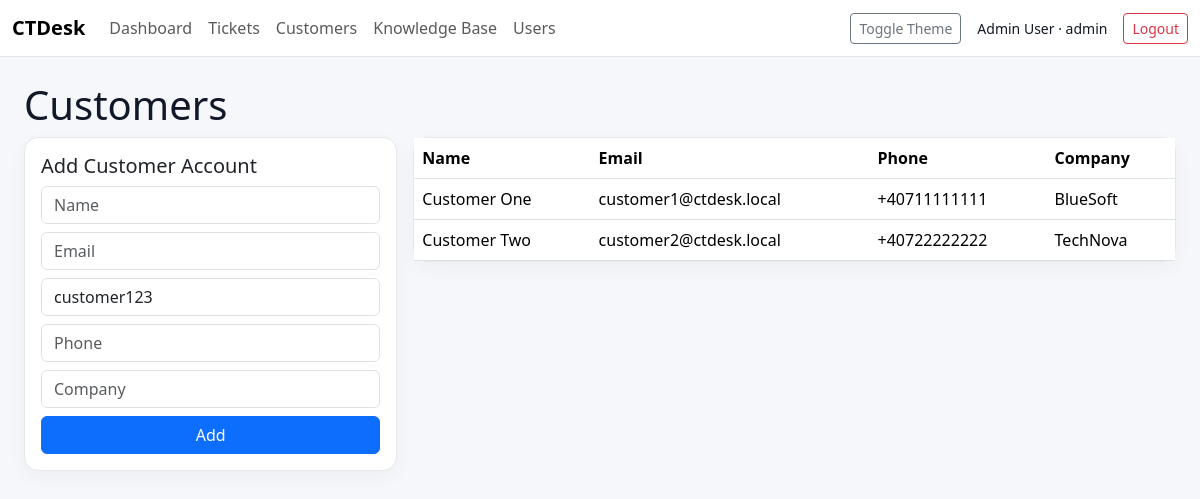
The page /customers (signed in) on the database its author committed.
### tables this page shows
CREATE TABLE customers (
        id INTEGER PRIMARY KEY AUTOINCREMENT,
        user_id INTEGER NOT NULL UNIQUE,
        name TEXT NOT NULL,
        email TEXT NOT NULL UNIQUE,
        phone TEXT,
        company TEXT,
        created_at TEXT NOT NULL,
        FOREIGN KEY(user_id) REFERENCES users(id)
    );

### routes/management.py (the view, shortened to what this page needs)
@app.route("/customers", methods=["GET", "POST"])
@login_required
@staff_required
def customers():
    conn = db()
    rows = conn.execute("SELECT * FROM customers ORDER BY created_at DESC").fetchall()
    conn.close()
    return render_template("customers.html", customers=rows)

### app.py (called while the page is built)
@app.context_processor
def inject_user():
    return {"current_user": session}

### helpers.py (called while the page is built)
def db():
    conn = sqlite3.connect(DB_NAME)
    conn.row_factory = sqlite3.Row
    return conn

def login_required(fn):
    @wraps(fn)
    def wrapper(*args, **kwargs):
        if "user_id" not in session:
            return redirect(url_for("login"))
        return fn(*args, **kwargs)
    return wrapper

def staff_required(fn):
    @wraps(fn)
    def wrapper(*args, **kwargs):
        if session.get("role") not in ("admin", "agent"):
            flash("Staff access required.", "danger")
            return redirect(url_for("dashboard"))
        return fn(*args, **kwargs)
    return wrapper

### templates/customers.html
{% extends "base.html" %}
{% block content %}
<h1>Customers</h1>
<div class="row g-3">
    <div class="col-md-4">
        <form method="post" class="card p-3">
            <h5>Add Customer Account</h5>
            <input class="form-control mb-2" name="name" placeholder="Name" required>
            <input class="form-control mb-2" name="email" placeholder="Email" required>
            <input class="form-control mb-2" name="password" placeholder="Password" value="customer123" required>
            <input class="form-control mb-2" name="phone" placeholder="Phone">
            <input class="form-control mb-2" name="company" placeholder="Company">
            <button class="btn btn-primary">Add</button>
        </form>
    </div>
    <div class="col-md-8">
        <div class="card">
        <table class="table mb-0">
            <tr><th>Name</th><th>Email</th><th>Phone</th><th>Company</th></tr>
            {% for c in customers %}
            <tr><td>{{ c.name }}</td><td>{{ c.email }}</td><td>{{ c.phone }}</td><td>{{ c.company }}</td></tr>
            {% endfor %}
        </table>
        </div>
    </div>
</div>
{% endblock %}

### static/style.css (style rules this page uses)
:root { --bg: #f6f7fb; --card: #ffffff; --text: #111827; --muted: #6b7280; --border: #e5e7eb; }
body { background: var(--bg); color: var(--text); }
.navbar, .card, .login-card, .stat-card { background: var(--card); border-color: var(--border) !important; }
.card, .login-card, .stat-card { border: 1px solid var(--border); border-radius: 14px; box-shadow: 0 6px 20px rgba(0,0,0,0.04); }
.table { color: var(--text); }

### rows shown on the page
customers: name "Customer One", email "customer1@ctdesk.local", phone "+40711111111", company "BlueSoft"
customers: name "Customer Two", email "customer2@ctdesk.local", phone "+40722222222", company "TechNova"

### other values the page prints
{{ current_user.get('name') }} "Admin User"
{{ current_user.get('role') }} "admin"
